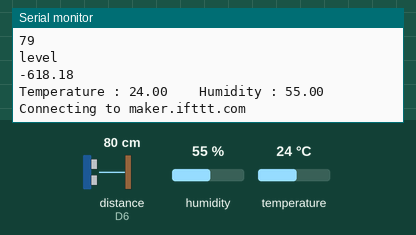
Recording of a sketch running on a simulated ESP8266 (NodeMCU). Parts: the last lines printed to the serial monitor. Wiring (inferred from the names in the program): ultrasonic range finder: trigger D5; echo D6. The inputs (shaded band) are chosen by the test bench; at power-on: distance to the obstacle (sensor on D6) 80 cm, humidity 55 %, temperature 24 °C. The echo pulse lasts 58.3 µs per cm; WiFi joins after 1.5 s; servers stay silent unless stated; web services answer with replies made up by the test bench.

Above: at 3.0 s.
3.1 s: distance to the obstacle (sensor on D6) set to 2 cm
At 3.5 s:
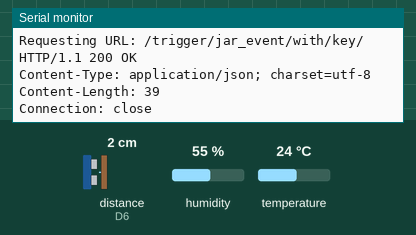
4.6 s: humidity set to 22 %
At 5.9 s:
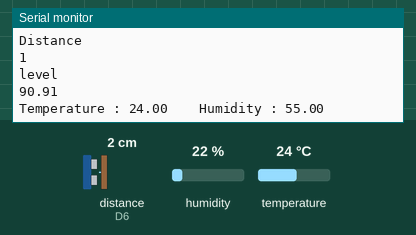
6.1 s: temperature set to 12 °C
At 7.5 s:
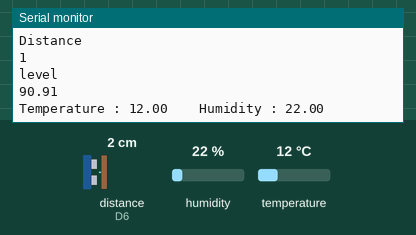
7.6 s: distance to the obstacle (sensor on D6) set to 4 cm
At 8.9 s:
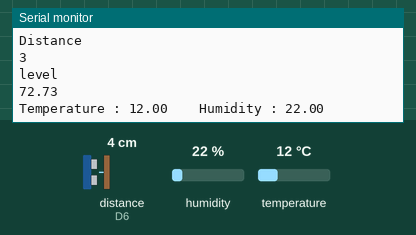
9.1 s: humidity set to 40 %
At 11.0 s:
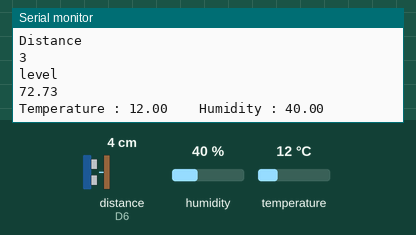
Timing chart, 0 to 11.6 s (numbered marks = the images above; inputs shaded):
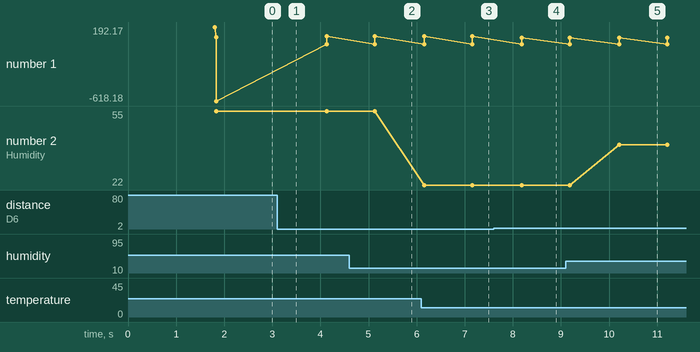

The sketch:

smartjar.ino
```cpp
#include <ESP8266WiFi.h>

#include <DHT.h>
#define DHTPIN 4 //Connect Out pin to D2 in NODE MCU
#define DHTTYPE DHT11
DHT dht(DHTPIN, DHTTYPE);

#define BLYNK_TEMPLATE_ID ""
#define BLYNK_DEVICE_NAME "Smart Jar"
#define BLYNK_AUTH_TOKEN ""
#define BLYNK_PRINT Serial
#include <BlynkSimpleEsp8266.h>


char auth[] = BLYNK_AUTH_TOKEN;

char ssid1[] = "";  // type your wifi name
char pass1[] = "";  // type your wifi password

BlynkTimer timer;


const int trigPin = D5;
const int echoPin = D6;
long duration;
int f=0;
int distance;
float level;
const char* ssid = "";
const char* password = "";
void send_event(const char *event);
const char *host = "maker.ifttt.com";
const char *privateKey = "";
WiFiServer server(80);
void setup() {
 pinMode(trigPin, OUTPUT);
 pinMode(echoPin, INPUT);
 Serial.begin(115200);


 Blynk.begin(auth, ssid1, pass1);
 //timer.setInterval(100L, sendSensor);


 Serial.print("Connecting to Wifi Network");
 Serial.println(ssid);
 WiFi.begin(ssid, password);
 while (WiFi.status() != WL_CONNECTED) {
 delay(500);
 Serial.print(".");
 }
 Serial.println("");
 Serial.println("Successfully connected to WiFi.");
 Serial.println("IP address is : ");
 Serial.println(WiFi.localIP());
 server.begin();
 Serial.println("Server started");
 dht.begin();
}
void loop() {

  float h = dht.readHumidity();
  float t = dht.readTemperature();


  digitalWrite(trigPin, LOW);
  delayMicroseconds(2);
  digitalWrite(trigPin, HIGH);
  delayMicroseconds(10);
  digitalWrite(trigPin, LOW);
  duration = pulseIn(echoPin, HIGH);
  distance = duration * 0.0340 / 2;
  Serial.println("Distance");
  Serial.println(distance);
  level =((11-distance)/11.0)*100;
  Serial.println("level");
  Serial.println(level);


  Serial.print("Temperature : ");
    Serial.print(t);
    Serial.print("    Humidity : ");
    Serial.println(h);


  delay(1000);
  WiFiClient client = server.available();
  Blynk.virtualWrite(V0, level);
  Blynk.virtualWrite(V1, t);
  Blynk.virtualWrite(V2, h);
  Blynk.run();
  timer.run();
  if ( level <= 10 && f==0 ) {
        send_event("jar_event");
        }
  f=1;
}
void send_event(const char *event)
{
  Serial.print("Connecting to ");
  Serial.println(host);
  // Use WiFiClient class to create TCP connections
  WiFiClient client;
  const int httpPort = 80;
  if (!client.connect(host, httpPort)) {
    Serial.println("Connection failed");
    return;
  }
  // We now create a URI for the request
  String url = "/trigger/";
  url += event;
  url += "/with/key/";
  url += privateKey;
  Serial.print("Requesting URL: ");
  Serial.println(url);
  // This will send the request to the server
  client.print(String("GET ") + url + " HTTP/1.1\r\n" +
               "Host: " + host + "\r\n" +
               "Connection: close\r\n\r\n");
  while(client.connected())
  {
    if(client.available())
    {
      String line = client.readStringUntil('\r');
      Serial.print(line);
    } else {
      // No data yet, wait a bit
      delay(50);
    };
  }
  Serial.println();
  Serial.println("closing connection");
  client.stop();
}
```

Measured:
- after the input at 6.1 s, the serial monitor: prints a new line after 0.06 s (image 3)
- after the input at 7.6 s, the serial monitor: prints a new line after 0.58 s (image 4)
- after the input at 9.1 s, the serial monitor: prints a new line after 1.1 s (image 5)
- plotted number 1: -618.18 → 90.91 after the input at 3.1 s, 90.91 → 72.73 after the input at 7.6 s
- plotted number 2: 22 → 40 after the input at 9.1 s
